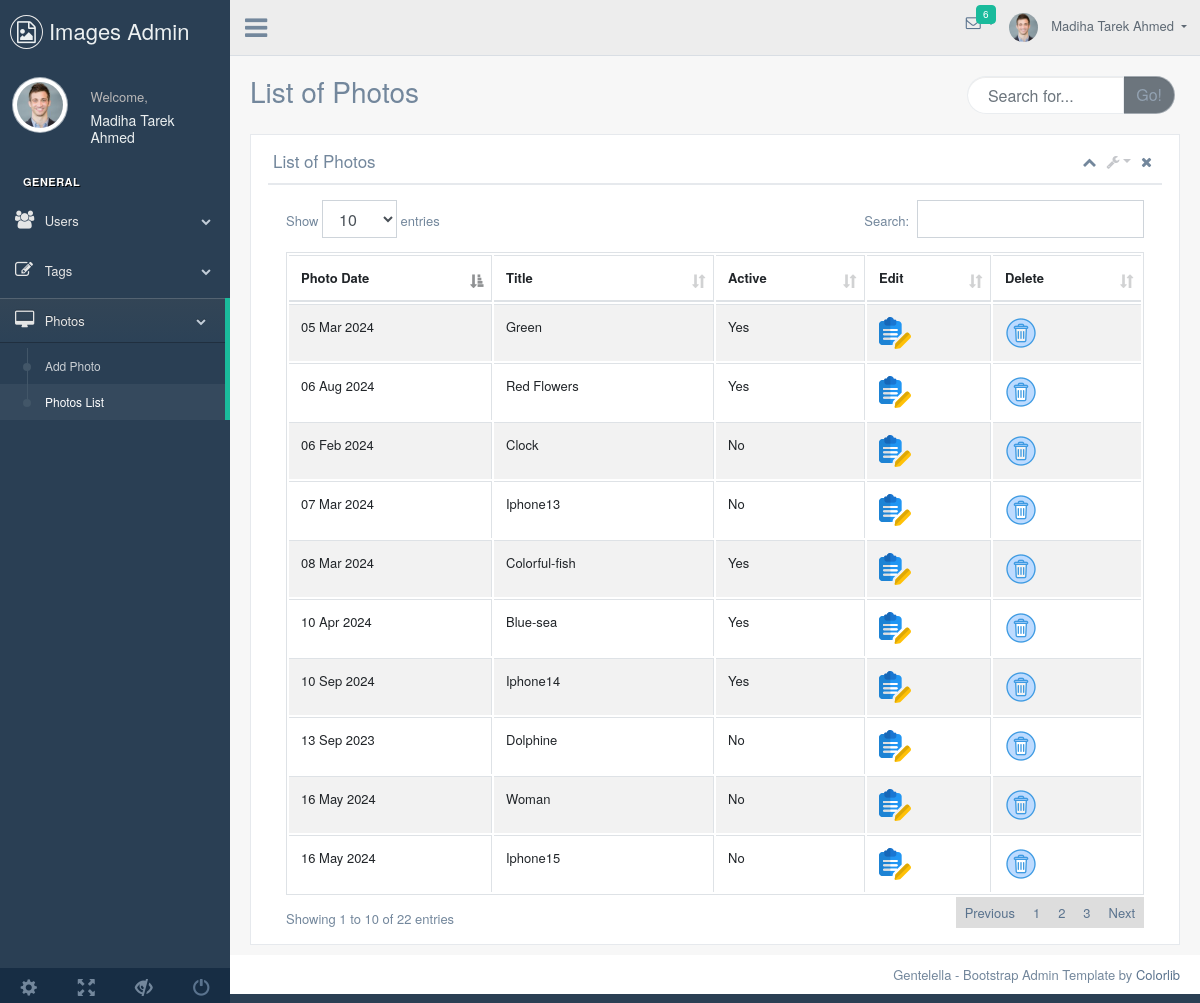
The app's page /admin/photos.php (signed in) with its own data.
### tables this page shows
CREATE TABLE `photos` (
  `photo_id` int(11) NOT NULL,
  `title` varchar(75) NOT NULL,
  `license` text NOT NULL,
  `dimension` varchar(60) NOT NULL,
  `format` varchar(20) NOT NULL,
  `active` tinyint(1) NOT NULL COMMENT '0 not active not display\r\n1 active photo to display',
  `photo` varchar(75) NOT NULL,
  `tag_id` int(11) NOT NULL,
  `photo_date` date NOT NULL,
  `views` int(11) NOT NULL DEFAULT 0
);

### admin/photos.php (the view, shortened to what this page needs)
<?php
include_once( 'conn.php' );
try {
    $sql = 'SELECT * FROM `photos`';
    $photoData = $conn->prepare( $sql );
    $photoData->execute();
} catch( PDOException $e ) {
    $errMsg =  $e->getMessage();
}
?>
<!DOCTYPE html>
<html lang="en">
<head>
    <?php
      include_once("pages/head.php");
    ?>
</head>
<body class="nav-md">
    <div class="container body">
        <div class="main_container">
            <?php
				include_once("pages/bar.php");
				include_once("pages/navigation.php");
			?>
            <div class="right_col" role="main">
                <div class="">
                    <?php   include_once("pages/page-title.php");
                      ?>
                    <div class="row">
                        <div class="col-md-12 col-sm-12 ">
                            <div class="x_panel">
                                <?php include_once("pages/setting.php"); ?>
                                <div class="x_content">
                                    <div class="row">
                                        <div class="col-sm-12">
                                            <div class="card-box table-responsive">
                                                <table id="datatable" class="table table-striped table-bordered"
                                                    style="width:100%">
                                                    <thead>
                                                        <tr>
                                                            <th>Photo Date</th>
                                                            <th>Title</th>
                                                            <th>Active</th>
                                                            <th>Edit</th>
                                                            <th>Delete</th>
                                                        </tr>
                                                    </thead>
                                                    <tbody>
                                                        <?php
                                                            foreach($photoData->fetchAll() as $photo){
                                                                $photo_id=$photo['photo_id'];
                                                                $title = $photo['title'];
                                                                if($photo['active'] == 1){
                                                                    $active = "Yes";
                                                                }else{
                                                                    $active = "No";
                                                                }
                                                                $photo_date = date( 'd M Y', strtotime( $photo[ 'photo_date' ] ) );
                                                        ?>
                                                        <tr>
                                                            <td><?php echo $photo_date ?></td>
                                                            <td><?php echo $title ?></td>
                                                            <td><?php echo $active ?></td>
                                                            <td><a href="editPhoto.php?photo_id=<?php echo $photo_id ?>"
                                                                    onclick="return confirm('Are you sure you want to update this photo?')">
                                                                    <img src="./images/edit.png" alt="Edit"></a></td>
                                                            <td><a href="deletePhoto.php?photo_id=<?php echo $photo_id ?>"
                                                                    onclick="return confirm('Are you sure you want to delete this photo?')">
                                                                  <img src="./images/delete.png" alt="Edit"></a></td>
                                                        </tr>
                                                        <?php }
                                                        ?>
                                                    </tbody>
                                                </table>
                                            </div>
                                        </div>
                                    </div>
                                </div>
                            </div>
                        </div>
                    </div>
                </div>
            </div>
            <?php
				include_once("pages/footer.php");
			?>
        </div>
    </div>
</body>
</html>

### records on screen
photos: photo_date "06 Feb 2024", title "Clock", active "No"
photos: photo_date "05 Mar 2024", title "Green", active "Yes"
photos: photo_date "08 Mar 2024", title "Colorful-fish", active "Yes"
photos: photo_date "16 May 2024", title "Woman", active "No"
photos: photo_date "10 Apr 2024", title "Blue-sea", active "Yes"
photos: photo_date "06 Aug 2024", title "Red Flowers", active "Yes"
photos: photo_date "10 Sep 2024", title "Iphone14", active "Yes"
photos: photo_date "16 May 2024", title "Iphone15", active "No"
photos: photo_date "07 Mar 2024", title "Iphone13", active "No"
photos: photo_date "13 Sep 2023", title "Dolphine", active "No"

### other values on screen
$_SESSION['fullname'] "Madiha Tarek Ahmed"
$titlePage "List of Photos"
